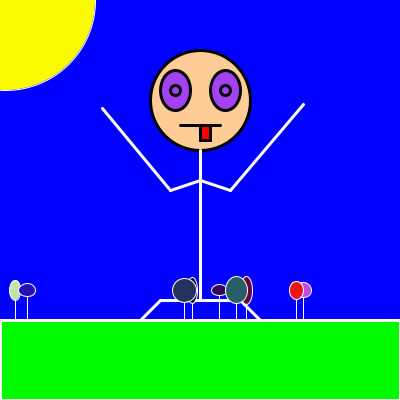
Frame 1 (no input)
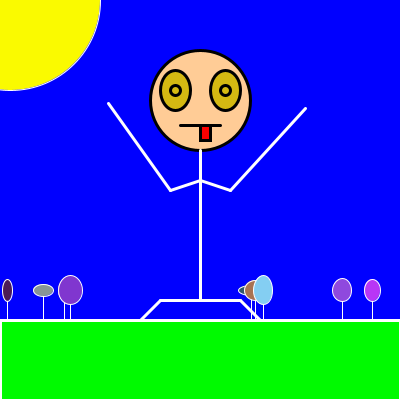
Frame 2 (the mouse pressed at the canvas centre, redrawn once)

The Processing sketch that drew these frames (run headless with seeded random() and noise(); the mouse was pressed at the canvas centre and the sketch redrawn once):

// Processing sketch: processing_110295
// ── processing_110295.pde

int sunX = 0;
int sunY = 0;
int sunSpeed = 5;
float sunAngle = 0;

color backRGB = color (0, 0, 255); 

float eyeR;
float eyeG;
float eyeB;

int leftarmX;
int leftarmY;
int rightarmX;
int rightarmY;

int flowersX;
int flowersY;

int flowerR;
int flowerG;
int flowerB;
int flowerA;

float flowerWidth;
float flowerHeight;

boolean cloud = false;

void setup() 
{
  size (400, 400);
  smooth();
  noStroke();
  noLoop();
  frameRate(50);
}

void draw() 
{
  background (backRGB);  //local color variable for blue background
  stroke(255);

  if (cloud) {
    clouds();
  }
  else {
    bouncingSun();
  }
  head();
  mouth();
  body();
  arms();
  legs();
  grass();
  flowers();
}

void flowers()
{
  for (int x = 40; x < width; x += 40) {
    flowersX= (int) random(0, 400);  //random flowers
    flowersY= 320;
    flowerWidth = (int) random (10, 30);
    flowerHeight = (int) random (10, 30);
    flowerR = (int) random(255);
    flowerG = (int) random(255);
    flowerB = (int) random(255);
    flowerA = (int) random(100);
    strokeWeight(1);
    line (flowersX, flowersY, flowersX, 290);
    fill(flowerR, flowerG, flowerB);
    ellipse(flowersX, 290, flowerWidth, flowerHeight);
  }
}

void legs()
{
  line(160, 300, 240, 300); //legs
  line(240, 300, 260, 320); //right
  line(160, 300, 140, 320); //left
}

void grass()
{
  rectMode(CORNER); //grass
  fill(0, 250, 0);
  rect(0, 320, 400, 80);
}

void arms()
{
  leftarmX = (int) random(100, 110);  //left arm
  leftarmY = (int) random(100, 110);
  line(200, 180, 170, 190); 
  line(170, 190, leftarmX, leftarmY);

  rightarmX = (int) random(300, 310);  //right arm
  rightarmY = (int) random(100, 110);
  line(200, 180, 230, 190); //right arm
  line(230, 190, rightarmX, rightarmY);
}

void body()
{
  stroke(255);
  line(200, 150, 200, 300); //body
}

void eyes()
{
  stroke(0);
  eyeR = random(255);
  eyeG = random(255);
  eyeB = random(255);
  fill(eyeR, eyeG, eyeB);             //eyes
  ellipse(175, 90, 30, 40);
  ellipse(225, 90, 30, 40);

  fill(eyeR, eyeG, eyeB);      // pupils
  ellipse (175, 90, 10, 10);
  ellipse (225, 90, 10, 10);
}

void clouds()
{
  stroke(0);        //clouds
  fill(125);  
  ellipse(80, 30, 100, 50);
  ellipse(150, 30, 100, 50);
  ellipse(260, 30, 100, 50);
  ellipse(300, 30, 100, 50);
}

void bouncingSun()
{
  fill (250, 250, 0);      //sun
  sunX = sunX + sunSpeed;

  if ((sunX > width) || (sunX < 0)) {    //bouncing sun
    sunSpeed = sunSpeed * -1;
    backRGB = backRGB + 60;
  }
  //  sunAngle = (sunAngle + 0.03)%PI;
  ellipse (sunX, sunY, 180, 180);
}

void head()
{
  stroke(0);
  strokeWeight(3);
  fill(255, 204, 150);              //head
  ellipse(200, 100, 100, 100);
  eyes();
}

void mouth()
{
  strokeWeight(3);       //mouth
  line(180, 125, 220, 125);
  fill(250, 0, 0);
  rectMode(CORNER);
  rect(200, 125, 10, 15);
}

void keyPressed()  //clouds
{
  if (key == ' ') {
    redraw();
  } 
  else {
    cloud = !cloud;
    redraw();
  }
}
